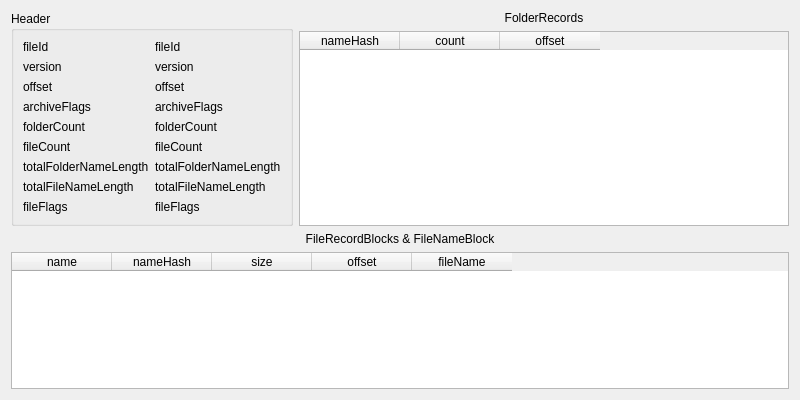
<?xml version="1.0" encoding="UTF-8"?>
<ui version="4.0">
 <class>TES4FileBSA_UI</class>
 <widget class="QWidget" name="TES4FileBSA_UI">
  <property name="geometry">
   <rect>
    <x>0</x>
    <y>0</y>
    <width>800</width>
    <height>400</height>
   </rect>
  </property>
  <property name="windowTitle">
   <string>TES4FileBSA</string>
  </property>
  <layout class="QGridLayout" name="gridLayout">
   <item row="0" column="1">
    <widget class="QLabel" name="label_FolderRecords">
     <property name="layoutDirection">
      <enum>Qt::LeftToRight</enum>
     </property>
     <property name="text">
      <string>FolderRecords</string>
     </property>
     <property name="alignment">
      <set>Qt::AlignCenter</set>
     </property>
    </widget>
   </item>
   <item row="0" column="0" rowspan="2">
    <widget class="QGroupBox" name="groupBoxHeader">
     <property name="title">
      <string>Header</string>
     </property>
     <layout class="QGridLayout" name="gridLayout_2">
      <item row="6" column="2">
       <widget class="QLabel" name="label_totalFolderNameLength">
        <property name="text">
         <string>totalFolderNameLength</string>
        </property>
       </widget>
      </item>
      <item row="3" column="2">
       <widget class="QLabel" name="label_archiveFlags">
        <property name="text">
         <string>archiveFlags</string>
        </property>
       </widget>
      </item>
      <item row="5" column="2">
       <widget class="QLabel" name="label_fileCount">
        <property name="text">
         <string>fileCount</string>
        </property>
       </widget>
      </item>
      <item row="0" column="2">
       <widget class="QLabel" name="label_fileId">
        <property name="text">
         <string>fileId</string>
        </property>
       </widget>
      </item>
      <item row="0" column="3">
       <widget class="QLabel" name="label_fileId_">
        <property name="text">
         <string>fileId</string>
        </property>
       </widget>
      </item>
      <item row="4" column="2">
       <widget class="QLabel" name="label_folderCount">
        <property name="text">
         <string>folderCount</string>
        </property>
       </widget>
      </item>
      <item row="1" column="2">
       <widget class="QLabel" name="label_version">
        <property name="text">
         <string>version</string>
        </property>
       </widget>
      </item>
      <item row="2" column="2">
       <widget class="QLabel" name="label_offset">
        <property name="text">
         <string>offset</string>
        </property>
       </widget>
      </item>
      <item row="7" column="2">
       <widget class="QLabel" name="label_totalFileNameLength">
        <property name="text">
         <string>totalFileNameLength</string>
        </property>
       </widget>
      </item>
      <item row="8" column="2">
       <widget class="QLabel" name="label_fileFlags">
        <property name="text">
         <string>fileFlags</string>
        </property>
       </widget>
      </item>
      <item row="1" column="3">
       <widget class="QLabel" name="label_version_">
        <property name="text">
         <string>version</string>
        </property>
       </widget>
      </item>
      <item row="2" column="3">
       <widget class="QLabel" name="label_offset_">
        <property name="text">
         <string>offset</string>
        </property>
       </widget>
      </item>
      <item row="3" column="3">
       <widget class="QLabel" name="label_archiveFlags_">
        <property name="text">
         <string>archiveFlags</string>
        </property>
       </widget>
      </item>
      <item row="4" column="3">
       <widget class="QLabel" name="label_folderCount_">
        <property name="text">
         <string>folderCount</string>
        </property>
       </widget>
      </item>
      <item row="5" column="3">
       <widget class="QLabel" name="label_fileCount_">
        <property name="text">
         <string>fileCount</string>
        </property>
       </widget>
      </item>
      <item row="6" column="3">
       <widget class="QLabel" name="label_totalFolderNameLength_">
        <property name="text">
         <string>totalFolderNameLength</string>
        </property>
       </widget>
      </item>
      <item row="7" column="3">
       <widget class="QLabel" name="label_totalFileNameLength_">
        <property name="text">
         <string>totalFileNameLength</string>
        </property>
       </widget>
      </item>
      <item row="8" column="3">
       <widget class="QLabel" name="label_fileFlags_">
        <property name="text">
         <string>fileFlags</string>
        </property>
       </widget>
      </item>
     </layout>
    </widget>
   </item>
   <item row="1" column="1">
    <widget class="QTableWidget" name="tableWidget_FolderRecords">
     <column>
      <property name="text">
       <string>nameHash</string>
      </property>
     </column>
     <column>
      <property name="text">
       <string>count</string>
      </property>
     </column>
     <column>
      <property name="text">
       <string>offset</string>
      </property>
     </column>
    </widget>
   </item>
   <item row="3" column="0" colspan="2">
    <widget class="QTableWidget" name="tableWidget_FileRecordBlocksAndFileNameBlock">
     <column>
      <property name="text">
       <string>name</string>
      </property>
     </column>
     <column>
      <property name="text">
       <string>nameHash</string>
      </property>
     </column>
     <column>
      <property name="text">
       <string>size</string>
      </property>
     </column>
     <column>
      <property name="text">
       <string>offset</string>
      </property>
     </column>
     <column>
      <property name="text">
       <string>fileName</string>
      </property>
     </column>
    </widget>
   </item>
   <item row="2" column="0" colspan="2">
    <widget class="QLabel" name="label_FileRecordBlocksAndFileNameBlock">
     <property name="text">
      <string>FileRecordBlocks &amp; FileNameBlock</string>
     </property>
     <property name="alignment">
      <set>Qt::AlignCenter</set>
     </property>
    </widget>
   </item>
  </layout>
 </widget>
 <resources/>
 <connections/>
</ui>
